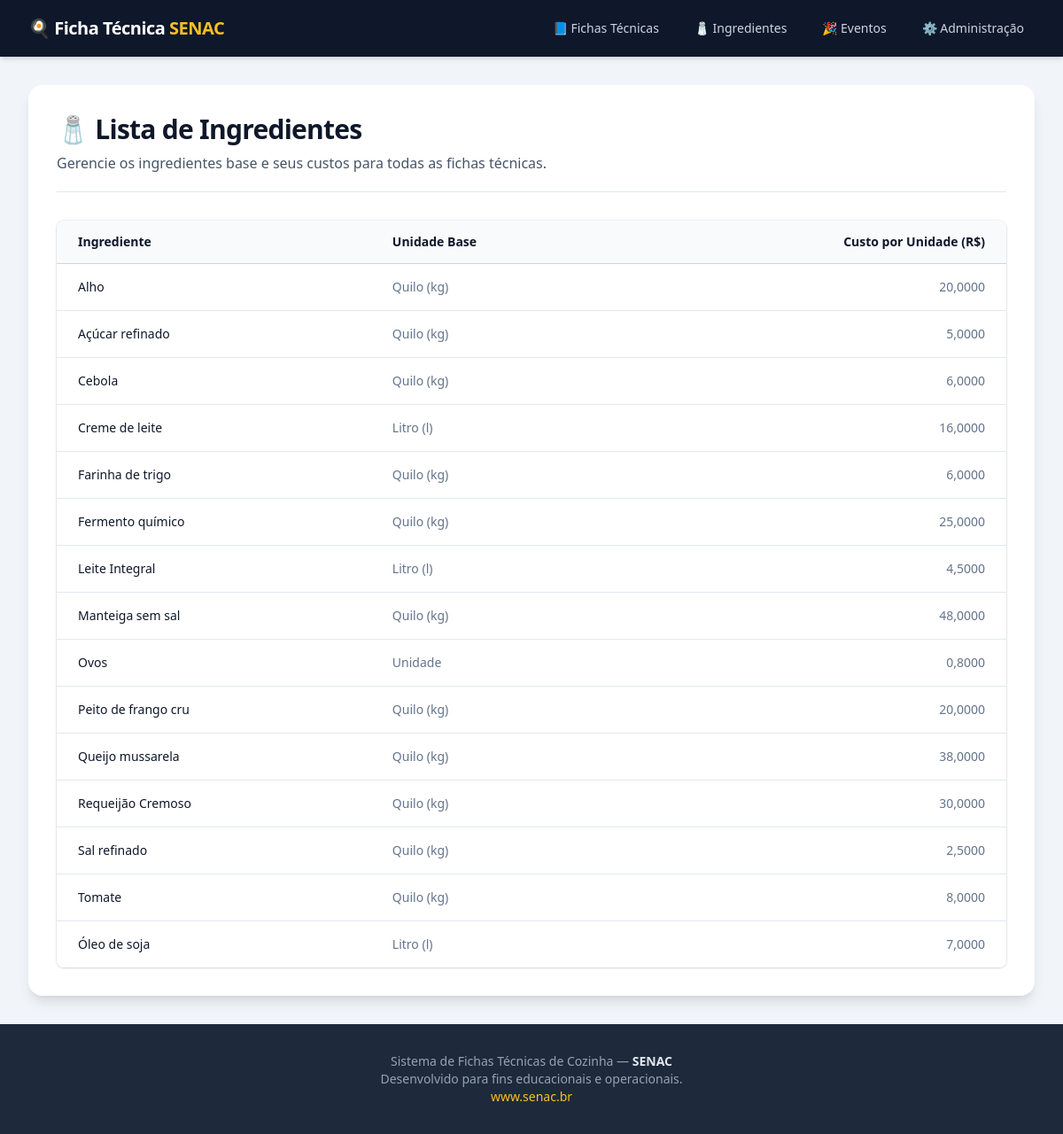
The app's page /fichas/ingredientes/, older data.
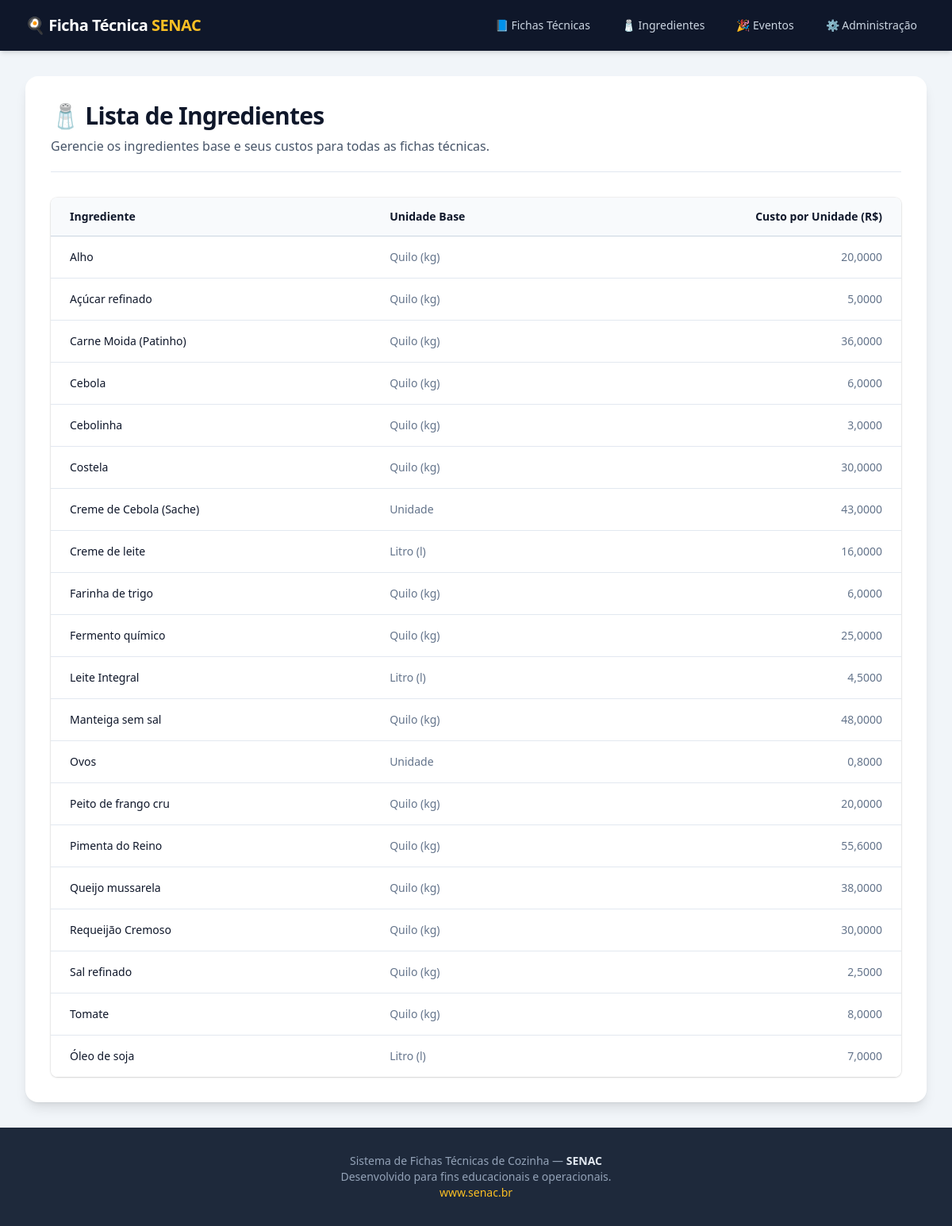
The same page, newer data.
### fichas/models.py (models this page shows, shortened)
class Ingrediente(models.Model):
    nome = models.CharField(max_length=150, unique=True)
    unidade_base = models.CharField(max_length=5, choices=Unidade.choices, default=Unidade.KG)
    custo_por_unidade = models.DecimalField(max_digits=12, decimal_places=4)
    foto = models.ImageField(upload_to="ingredientes/", blank=True, null=True,
                             help_text="Foto ilustrativa do ingrediente")  # ✅ NOVO

### fichas/views.py (the view)
# urls.py: path("ingredientes/", views.IngredienteListView.as_view(), name="lista_ingredientes"),
class IngredienteListView(ListView):
    model = Ingrediente
    template_name = "fichas/lista_ingredientes.html"
    context_object_name = "ingredientes"
    ordering = ["nome"]
    paginate_by = 20

### fichas/templates/fichas/lista_ingredientes.html (shortened to what this page needs)
{% extends "base.html" %}
{% load static %}
{% block content %}
<div class="bg-white p-6 sm:p-8 rounded-2xl shadow-lg">
  <header class="border-b border-slate-200 pb-5">
    <h1 class="text-3xl font-bold tracking-tight text-slate-900">🧂 Lista de Ingredientes</h1>
    <p class="mt-2 text-md text-slate-600">Gerencie os ingredientes base e seus custos para todas as fichas técnicas.</p>
  </header>
  <div class="mt-8 flow-root">
    <div class="-mx-4 -my-2 overflow-x-auto sm:-mx-6 lg:-mx-8">
      <div class="inline-block min-w-full py-2 align-middle sm:px-6 lg:px-8">
        <div class="overflow-hidden shadow ring-1 ring-black ring-opacity-5 rounded-lg">
          <table class="min-w-full divide-y divide-slate-300">
            <thead class="bg-slate-50">
              <tr>
                <th scope="col" class="py-3.5 pl-4 pr-3 text-left text-sm font-semibold text-slate-900 sm:pl-6">Ingrediente</th>
                <th scope="col" class="px-3 py-3.5 text-left text-sm font-semibold text-slate-900">Unidade Base</th>
                <th scope="col" class="relative py-3.5 pl-3 pr-4 sm:pr-6 text-right text-sm font-semibold text-slate-900">
                  Custo por Unidade (R$)
                </th>
              </tr>
            </thead>
            <tbody class="divide-y divide-slate-200 bg-white">
              {% for ing in ingredientes %}
              <tr>
                <td class="whitespace-nowrap py-4 pl-4 pr-3 text-sm font-medium text-slate-900 sm:pl-6">{{ ing.nome }}</td>
                <td class="whitespace-nowrap px-3 py-4 text-sm text-slate-500">{{ ing.get_unidade_base_display }}</td>
                <td class="whitespace-nowrap py-4 pl-3 pr-4 text-right text-sm text-slate-500 sm:pr-6">{{ ing.custo_por_unidade }}</td>
              </tr>
              {% empty %}
              <tr>
                <td colspan="3" class="py-12 text-center text-sm text-slate-500">
                  Nenhum ingrediente cadastrado.
                </td>
              </tr>
              {% endfor %}
            </tbody>
          </table>
        </div>
      </div>
    </div>
  </div>
</div>
{% endblock %}

Row changes from the older to the newer data that the page shows:
added Ingrediente: nome "Carne Moida (Patinho)", unidade_base "Quilo (kg)", custo_por_unidade "36,0000"
added Ingrediente: nome "Cebolinha", unidade_base "Quilo (kg)", custo_por_unidade "3,0000"
added Ingrediente: nome "Costela", unidade_base "Quilo (kg)", custo_por_unidade "30,0000"
added Ingrediente: nome "Creme de Cebola (Sache)", unidade_base "Unidade", custo_por_unidade "43,0000"
added Ingrediente: nome "Pimenta do Reino", unidade_base "Quilo (kg)", custo_por_unidade "55,6000"
